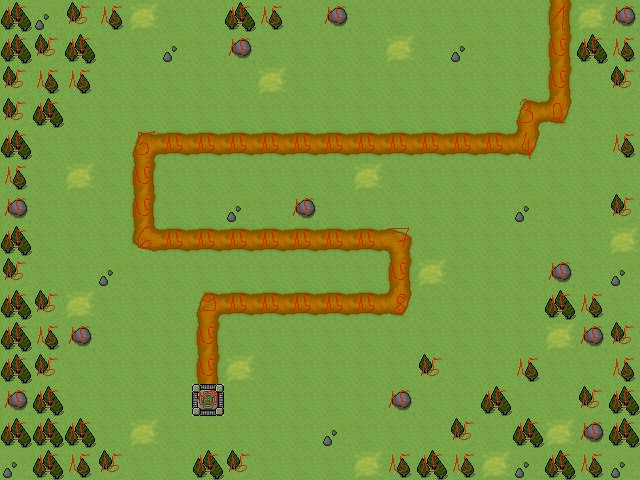

The image is a tile-based game level rendered from a .tmx file. Its description and source (layers, tilesets, objects; grid data summarised) follow:
An orthogonal 20x15 tile map with 32x32 px tiles, 2 tile layers (map, objects), 2 tilesets.

<map version="1.0" orientation="orthogonal" renderorder="right-down" width="20" height="15" tilewidth="32" tileheight="32" nextobjectid="1">
 <tileset firstgid="1" name="Sprite-Kevin" tilewidth="32" tileheight="32">
  <image source="../images/Sprite-Kevin.png" width="640" height="480" />
 </tileset>
 <tileset firstgid="301" name="Waypoints-Sprite-15-1" tilewidth="32" tileheight="32">
  <image source="../images/Waypoints-Sprite-15-1.png" width="480" height="32" />
 </tileset>
 <layer name="map" width="20" height="15">
  <data>[300 cells, 300 non-empty, 14 distinct tile ids]</data>
 </layer>
 <layer name="objects" width="20" height="15">
  <data>[300 cells, 105 non-empty, 11 distinct tile ids]</data>
 </layer>
</map>
